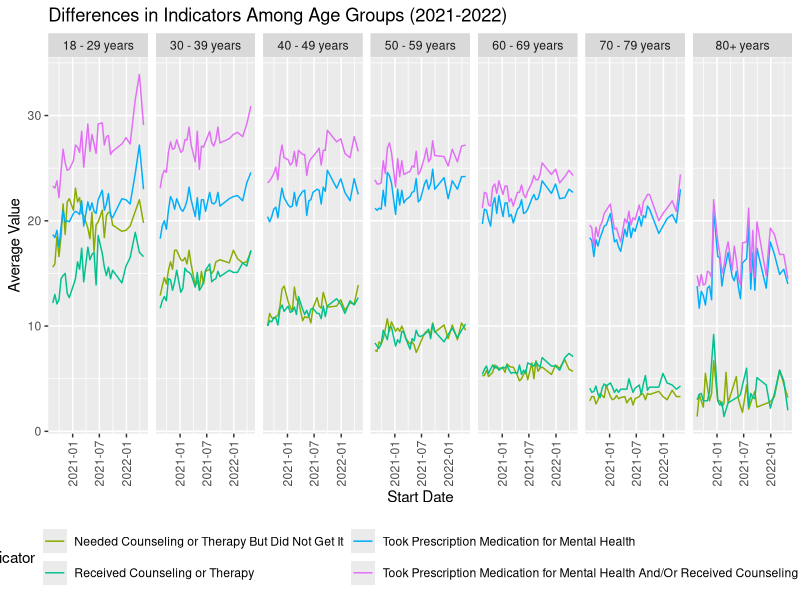
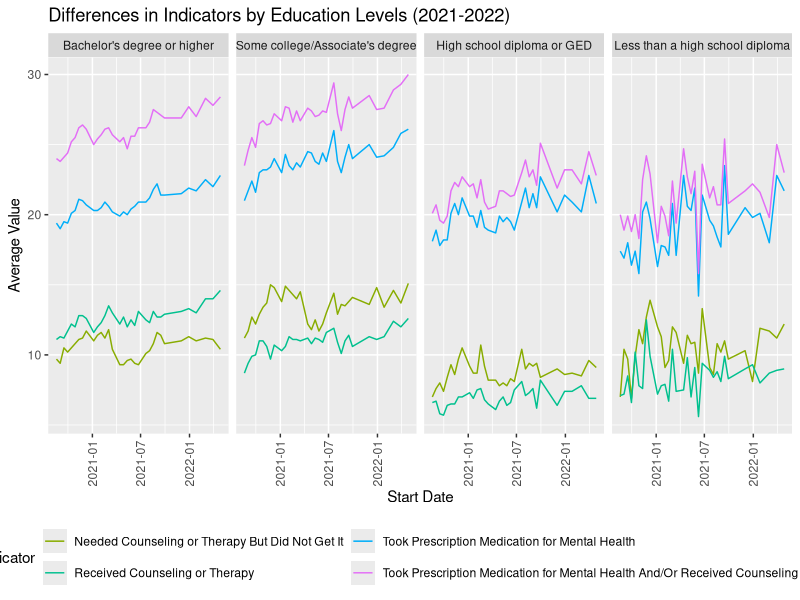
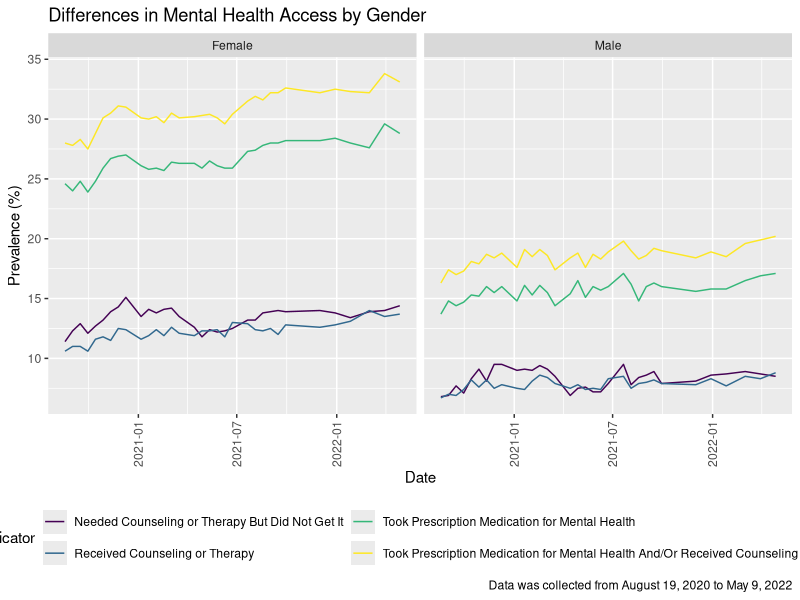
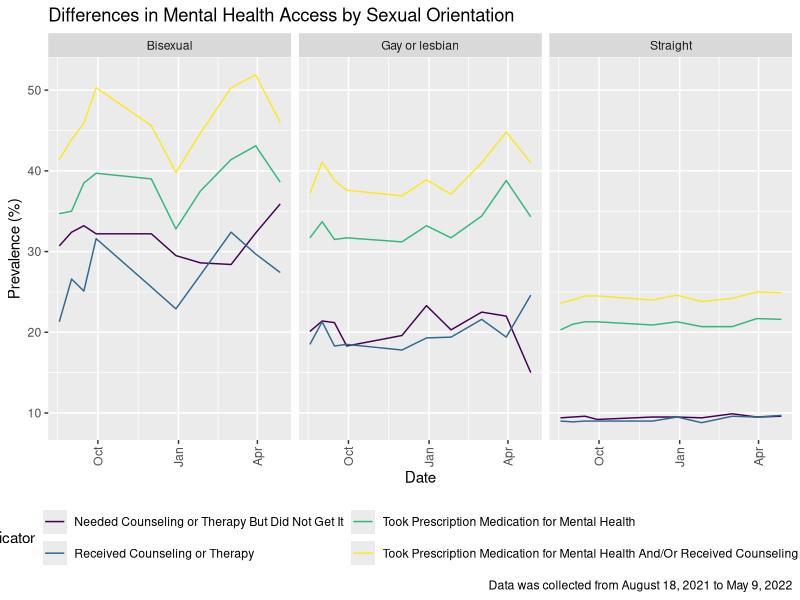
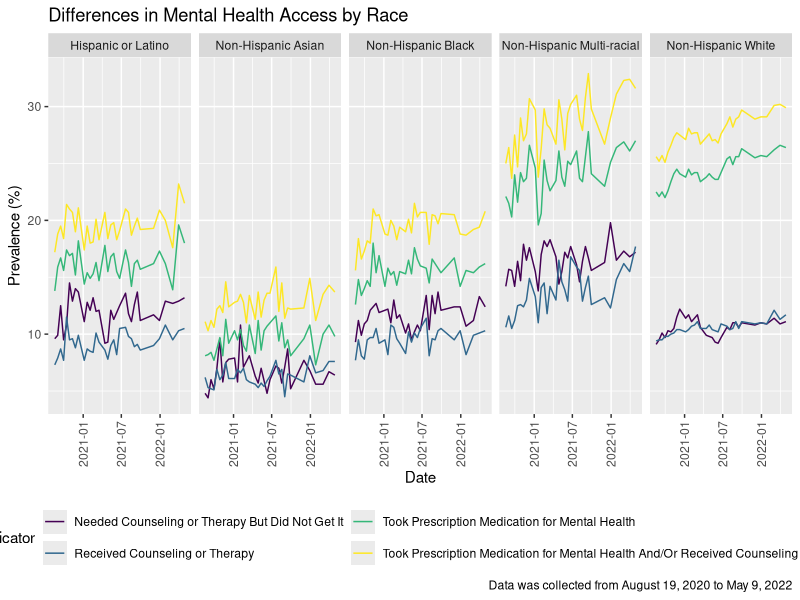

Source code (R) for these figures, in order:
## ---- chunk 1
knitr::opts_chunk$set(echo = TRUE)
## ---- chunk 2
library(tidyverse)

library(viridisLite)
viridisLite::viridis(10)

knitr::opts_chunk$set(
	echo = TRUE,
	warning = FALSE,
	fig.width = 8, 
  fig.height = 6,
  out.width = "90%"
)

theme_set(theme_minimal() + theme(legend.position = "bottom"))

options(
  ggplot2.continuous.colour = "viridis",
  ggplot2.continuous.fill = "viridis"
)

scale_colour_discrete = scale_colour_viridis_d
scale_fill_discrete = scale_fill_viridis_d

tidydata = 
  read.csv("data/tidydata.csv") |>
  mutate(
    start_dates = as.Date(start_dates))
## ---- chunk 3
#Filtering the dataset to age and united states
age_plot <- tidydata |> 
  filter(group == "Age", state == "United States")

#Renaming the "80 years and above" subgroup to 80+ years
age_plot$subgroup[age_plot$subgroup == "80 years and above"] = "80+ years"

#Ploting the age group
age_plot |> 
  group_by(indicator, start_dates, subgroup) |>
  ggplot(aes(x = start_dates, y = value, color = indicator)) +
  geom_line() +
  facet_grid(. ~ subgroup) +
  labs(
    x = "Start Date",
    y = "Average Value",
    title = "Differences in Indicators Among Age Groups (2021-2022)") +
  theme_gray() +
  theme(
    legend.position = "bottom",
    axis.text.x = element_text(angle = 90, vjust = 0.5, hjust = 1)  # Rotate x-axis labels vertically
  ) +
  scale_color_hue(h = c(100, 300)) +
  guides(color = guide_legend(nrow = 2)) # Adding the legend guide adjustment
## ---- chunk 4
#Filtering the dataset to age and united states, re-level the subgroup, and plot the education plot 
ed_plot= 
  tidydata |>
  filter(group == "Education", state == "United States") |> 
   mutate(ed_name = forcats::fct_relevel(subgroup, c("Bachelor's degree or higher",
                                                     "Some college/Associate's degree", "High school diploma or GED", "Less than a high school diploma"))) |> 
  group_by(start_dates, ed_name, indicator) |> 
  ggplot(aes(x = start_dates, y = value, color = indicator)) +
  geom_line() +
  facet_grid(. ~ ed_name) +
  labs(
    x = "Start Date",
    y = "Average Value",
    title = "Differences in Indicators by Education Levels (2021-2022)") +
  theme_gray() +
  theme(
    legend.position = "bottom",
    axis.text.x = element_text(angle = 90, vjust = 0.5, hjust = 1)  # Rotate x-axis labels vertically
  ) +
  scale_color_hue(h = c(100, 300)) +
  guides(color = guide_legend(nrow = 2)) # Adding the legend guide adjustment

#View the education plot
ed_plot
## ---- chunk 5
tidydata |>
  filter(
    group == "Sex",
    state == "United States") |>
  group_by(indicator, start_dates, subgroup) |>
  ggplot(aes(x = start_dates, y = value, color = indicator)) +
  geom_line() +
  facet_grid(. ~ subgroup) +
  theme_gray() +
  theme(
    legend.position = "bottom",
    axis.text.x = element_text(angle = 90, vjust = 0.5, hjust = 1)) +
  guides(color = guide_legend(nrow = 2)) +
    labs(
    x = "Date",
    y = "Prevalence (%)",
    title = "Differences in Mental Health Access by Gender",
    caption = "Data was collected from August 19, 2020 to May 9, 2022")
## ---- chunk 6
tidydata |>
    filter(group == "Sexual orientation",
         state == "United States",
         week_number %in% c(24:33)) |>
  group_by(start_dates, subgroup, indicator) |>
  ggplot(aes(x = start_dates, y = value, color = indicator)) +
  geom_line() +
  facet_grid(. ~ subgroup) +
  theme_grey() +
  theme(
    legend.position = "bottom",
    axis.text.x = element_text(angle = 90, vjust = 0.5, hjust = 1)) +
  guides(color = guide_legend(nrow = 2)) +
    labs(
    x = "Date",
    y = "Prevalence (%)",
    title = "Differences in Mental Health Access by Sexual Orientation",
    caption = "Data was collected from August 18, 2021 to May 9, 2022")
## ---- chunk 7
tidydata |>
  filter(group == "Race/Hispanic ethnicity", state == "United States") |>
  mutate(
    subgroup = replace(subgroup, subgroup == "Non-Hispanic Asian, single race", "Non-Hispanic Asian"),
    subgroup = replace(subgroup, subgroup == "Non-Hispanic Black, single race", "Non-Hispanic Black"),
    subgroup = replace(subgroup, subgroup == "Non-Hispanic White, single race", "Non-Hispanic White"),
    subgroup = replace(subgroup, subgroup == "Non-Hispanic, other races and multiple races", "Non-Hispanic Multi-racial")) |>
  group_by(indicator, start_dates, subgroup) |>
  ggplot(aes(x = start_dates, y = value, color = indicator)) +
  geom_line() +
  facet_grid(. ~ subgroup) +
  theme_grey() +
  theme(
    legend.position = "bottom",
    axis.text.x = element_text(angle = 90, vjust = 0.5, hjust = 1)) +
  guides(color = guide_legend(nrow = 2)) +
  labs(
    x = "Date",
    y = "Prevalence (%)",
    title = "Differences in Mental Health Access by Race",
    caption = "Data was collected from August 19, 2020 to May 9, 2022")
